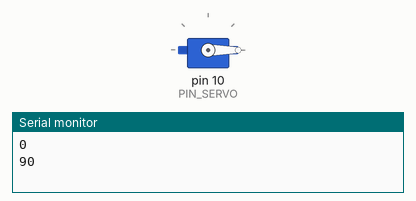
Recording of a sketch running on a simulated Arduino Uno, built with avr-gcc and run on an emulated ATmega328P. On the bench: servo, the last lines printed to the serial monitor.

Above: at 1.05 s.
At 2.05 s:
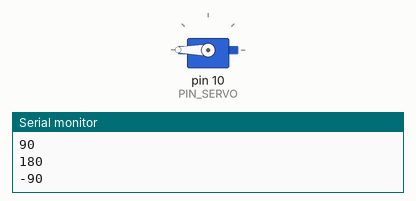
At 3.0 s:
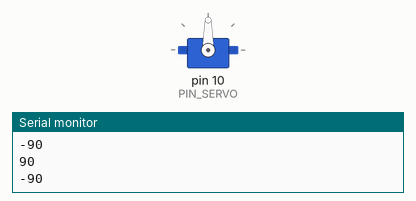
Timing chart, 0 to 5.6 s (numbered marks = the images above):
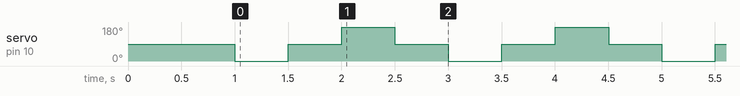

Measured:
- by itself, servo on pin 10 (PIN_SERVO): repeats every 2.0 s: 90° 0.50 s, 180° 0.50 s, 90° 0.50 s, 0° 0.50 s

The sketch:

10_example_1.ino
```cpp
#include <Servo.h>
#define PIN_SERVO 10

Servo myservo;
int serv = 0;
int de = 90;
void setup() {
  myservo.attach(PIN_SERVO);
  Serial.begin(57600);
  myservo.write(90);
  delay(1000);

}

void loop() {

  myservo.write(serv);
  Serial.print(serv);
  Serial.print('\n');
  Serial.print(de);
  Serial.print('\n');
  delay(500);

  serv = serv + de;
  if (serv >=180){
    de = -de;
  }
  else if (serv<=0){
    de = -de;
  }
}
```
